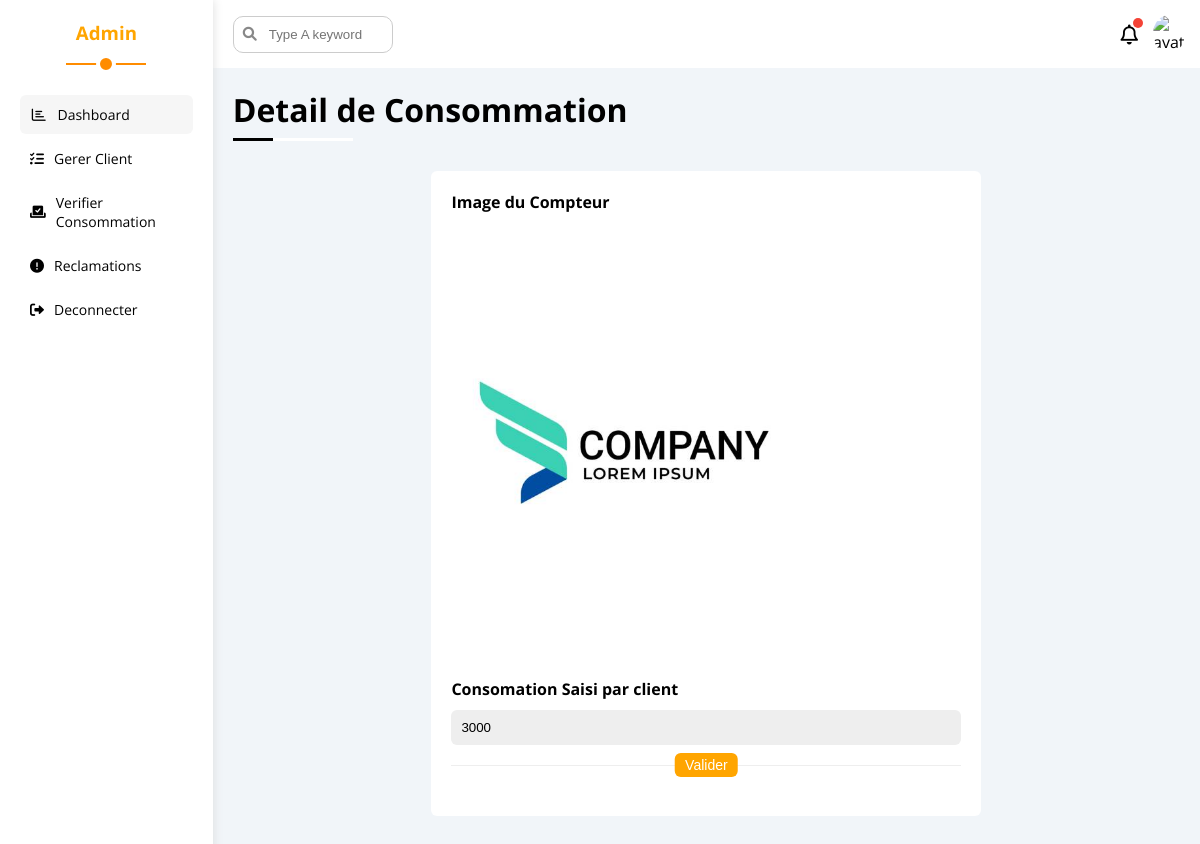
Page /admin/detailsVerif.php?id=58 (signed in) on the committed database.
### tables this page shows
CREATE TABLE `consomation` (
  `idConsomation` int(11) NOT NULL,
  `idClient` int(11) NOT NULL,
  `consomationConteur` double NOT NULL,
  `mois` int(11) NOT NULL,
  `annee` int(11) NOT NULL,
  `compteurImg` varchar(255) NOT NULL,
  `previousConsomationComp` double NOT NULL
);

### admin/detailsVerif.php (the view, shortened to what this page needs)
<?php
require("../connexion.php") ;
$id_consomation = $conn->real_escape_string($_GET['id']);
$sql = "SELECT * FROM consomation WHERE idConsomation = '$id_consomation'";
$query = mysqli_query($conn, $sql);
if ($query) {
    $row = mysqli_fetch_assoc($query);
}
?>
<?php
    include('../component/headA.php')
?>
<body>
    <div class="page d-flex">
        <?php include("../component/sideBarA.php")?>
        <div class="content w-full">
            <?php include("../component/headerUsers.php")?>
            <h1 class="p-relative">Detail de Consommation</h1>
            <div class="courses-page d-grid gap-20 m-20">
                <div class="course bg-white rad-6 p-relative">
                    <h4 class="mt-0 mb-20 p-20">Image du Compteur </h4>
                    <img class="cover txt-c" src="../client/uploaded_compteur/<?php echo $row['compteurImg']?>" alt="cc">
                    <div class="p-20">
                        <h4 class="mt-0 mb-10">Consomation Saisi par client </h4>
                        <form action="" method="POST" enctype="multipart/form-data">
                            <input class="d-block mb-20 w-full p-10 rad-6 b-none bg-eee" type="text" name="consomation" value="<?php echo isset($row['consomationConteur']) ? $row['consomationConteur']:""?>">
                            <div class="info p-15 p-relative between-flex b-top fs-13">
                            <input class="title d-block fs-14 bg-blue c-white b-none w-fit btn-shape" type="submit" name="valider" value="Valider">
                            </div>
                    </div>
                </div>
            </div>
    </div>
</body>
</html>

### css/admin/framework.css (style rules this page uses)
:root { --blue-color : #0075ff ; --blue-alt-color : #0d69d5 ; --orange-color : #f59e0b ; --green-color : #22c55e ; --red-color : #f44336 ; --gray-color : #888 ; }
.d-flex { display: flex; }
.d-grid { display :grid ; }
.gap-20 { gap : 20px ; }
.d-block { display : block ; }
.p-10 { padding: 10px; }
.p-15 { padding: 15px; }
.p-20 { padding: 20px; }
.m-20 { margin: 20px; }
.mt-0 { margin-top: 0; }
.mb-10 { margin-bottom : 10px ; }
.mb-20 { margin-bottom : 20px ; }
.w-full { width: 100%; }
.w-fit { width : fit-content }
.bg-white { background-color: white; }
.bg-eee { background-color : #EEE ; }
.bg-blue { background-color : var(--blue-color); }
.c-white { color : white ; }
.p-relative { position: relative; }
.txt-c { text-align: center; }
.fs-13 { font-size: 13px; }
.fs-14 { font-size: 14px; }
.rad-6 { border-radius: 6px; }
.b-top { border-top : 1px solid #EEE ; }
.b-none { border : none ; }
.between-flex { display: flex; justify-content: space-between; align-items: center; }
.btn-shape { padding : 4px 10px ; border-radius : 6px ; }

### css/admin/master.css (style rules this page uses)
:root { --blue-color : #FFA500 ; --blue-alt-color : #FF8C00 ; --orange-color : #f59e0b ; --green-color : #22c55e ; --red-color : #f44336 ; --gray-color : #888 ; }
* { box-sizing: border-box; }
body { font-family: 'Open Sans', sans-serif; margin : 0 ; }
.page { background: #f1f5f9; min-height : 100vh ; }
.content { overflow: hidden; }
.page h1 { margin : 20px 20px 40px ; }
.page h1::before , .page h1::after { content: ""; position: absolute; height: 3px; bottom: -10px; left : 0 ; }
.page h1::before { width: 120px; background-color: white; }
.page h1::after { width: 40px; background-color: black; }
.courses-page { grid-template-columns : minmax(500px ,1fr) ; max-width: 550px; margin: auto; margin-bottom: 50px ; }
.courses-page .course { overflow: hidden; }
.courses-page .course .cover { max-width : 100%; max-height : 400px ; }
.courses-page .course .info .title { position: absolute; left: 50%; top: -13px; transform: translateX(-50%); cursor: pointer; }

### rows in the picture
consomation: compteurImg (picture), consomation "3000"
